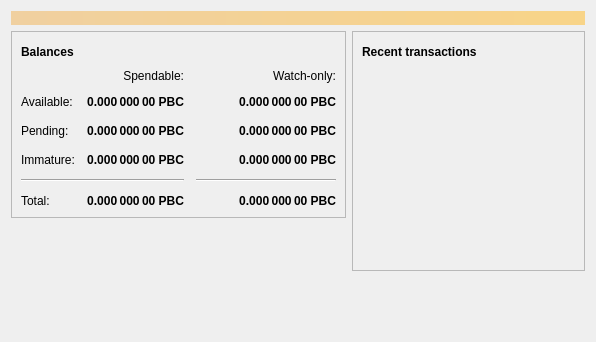
<?xml version="1.0" encoding="UTF-8"?>
<ui version="4.0">
 <class>OverviewPage</class>
 <widget class="QWidget" name="OverviewPage">
  <property name="geometry">
   <rect>
    <x>0</x>
    <y>0</y>
    <width>596</width>
    <height>342</height>
   </rect>
  </property>
  <property name="windowTitle">
   <string>Form</string>
  </property>
  <layout class="QVBoxLayout" name="topLayout">
   <item>
    <widget class="QLabel" name="labelAlerts">
     <property name="visible">
      <bool>false</bool>
     </property>
     <property name="styleSheet">
      <string notr="true">QLabel { background-color: qlineargradient(x1: 0, y1: 0, x2: 1, y2: 0, stop:0 #F0D0A0, stop:1 #F8D488); color:#000000; }</string>
     </property>
     <property name="wordWrap">
      <bool>true</bool>
     </property>
     <property name="margin">
      <number>3</number>
     </property>
     <property name="textInteractionFlags">
      <set>Qt::TextSelectableByMouse</set>
     </property>
    </widget>
   </item>
   <item>
    <layout class="QHBoxLayout" name="horizontalLayout" stretch="1,1">
     <item>
      <layout class="QVBoxLayout" name="verticalLayout_2">
       <item>
        <widget class="QFrame" name="frame">
         <property name="frameShape">
          <enum>QFrame::StyledPanel</enum>
         </property>
         <property name="frameShadow">
          <enum>QFrame::Raised</enum>
         </property>
         <layout class="QVBoxLayout" name="verticalLayout_4">
          <item>
           <layout class="QHBoxLayout" name="horizontalLayout_4">
            <item>
             <widget class="QLabel" name="label_5">
              <property name="font">
               <font>
                <weight>75</weight>
                <bold>true</bold>
               </font>
              </property>
              <property name="text">
               <string>Balances</string>
              </property>
             </widget>
            </item>
            <item>
             <widget class="QPushButton" name="labelWalletStatus">
              <property name="enabled">
               <bool>true</bool>
              </property>
              <property name="maximumSize">
               <size>
                <width>30</width>
                <height>16777215</height>
               </size>
              </property>
              <property name="toolTip">
               <string>The displayed information may be out of date. Your wallet automatically synchronizes with the Pbcchain network after a connection is established, but this process has not completed yet.</string>
              </property>
              <property name="text">
               <string/>
              </property>
              <property name="icon">
               <iconset resource="../pbcchain.qrc">
                <normaloff>:/icons/warning</normaloff>
                <disabledoff>:/icons/warning</disabledoff>:/icons/warning</iconset>
              </property>
              <property name="iconSize">
               <size>
                <width>24</width>
                <height>24</height>
               </size>
              </property>
              <property name="flat">
               <bool>true</bool>
              </property>
             </widget>
            </item>
            <item>
             <spacer name="horizontalSpacer_3">
              <property name="orientation">
               <enum>Qt::Horizontal</enum>
              </property>
              <property name="sizeHint" stdset="0">
               <size>
                <width>40</width>
                <height>20</height>
               </size>
              </property>
             </spacer>
            </item>
           </layout>
          </item>
          <item>
           <layout class="QGridLayout" name="gridLayout">
            <property name="spacing">
             <number>12</number>
            </property>
            <item row="2" column="2">
             <widget class="QLabel" name="labelWatchPending">
              <property name="font">
               <font>
                <weight>75</weight>
                <bold>true</bold>
               </font>
              </property>
              <property name="cursor">
               <cursorShape>IBeamCursor</cursorShape>
              </property>
              <property name="toolTip">
               <string>Unconfirmed transactions to watch-only addresses</string>
              </property>
              <property name="text">
               <string notr="true">0.000 000 00 PBC</string>
              </property>
              <property name="alignment">
               <set>Qt::AlignRight|Qt::AlignTrailing|Qt::AlignVCenter</set>
              </property>
              <property name="textInteractionFlags">
               <set>Qt::LinksAccessibleByMouse|Qt::TextSelectableByKeyboard|Qt::TextSelectableByMouse</set>
              </property>
             </widget>
            </item>
            <item row="2" column="1">
             <widget class="QLabel" name="labelUnconfirmed">
              <property name="font">
               <font>
                <weight>75</weight>
                <bold>true</bold>
               </font>
              </property>
              <property name="cursor">
               <cursorShape>IBeamCursor</cursorShape>
              </property>
              <property name="toolTip">
               <string>Total of transactions that have yet to be confirmed, and do not yet count toward the spendable balance</string>
              </property>
              <property name="text">
               <string notr="true">0.000 000 00 PBC</string>
              </property>
              <property name="alignment">
               <set>Qt::AlignRight|Qt::AlignTrailing|Qt::AlignVCenter</set>
              </property>
              <property name="textInteractionFlags">
               <set>Qt::LinksAccessibleByMouse|Qt::TextSelectableByKeyboard|Qt::TextSelectableByMouse</set>
              </property>
             </widget>
            </item>
            <item row="3" column="2">
             <widget class="QLabel" name="labelWatchImmature">
              <property name="font">
               <font>
                <weight>75</weight>
                <bold>true</bold>
               </font>
              </property>
              <property name="cursor">
               <cursorShape>IBeamCursor</cursorShape>
              </property>
              <property name="toolTip">
               <string>Mined balance in watch-only addresses that has not yet matured</string>
              </property>
              <property name="text">
               <string notr="true">0.000 000 00 PBC</string>
              </property>
              <property name="alignment">
               <set>Qt::AlignRight|Qt::AlignTrailing|Qt::AlignVCenter</set>
              </property>
              <property name="textInteractionFlags">
               <set>Qt::LinksAccessibleByMouse|Qt::TextSelectableByKeyboard|Qt::TextSelectableByMouse</set>
              </property>
             </widget>
            </item>
            <item row="4" column="0" colspan="2">
             <widget class="Line" name="line">
              <property name="orientation">
               <enum>Qt::Horizontal</enum>
              </property>
             </widget>
            </item>
            <item row="4" column="2">
             <widget class="Line" name="lineWatchBalance">
              <property name="sizePolicy">
               <sizepolicy hsizetype="Preferred" vsizetype="Fixed">
                <horstretch>0</horstretch>
                <verstretch>0</verstretch>
               </sizepolicy>
              </property>
              <property name="minimumSize">
               <size>
                <width>140</width>
                <height>0</height>
               </size>
              </property>
              <property name="orientation">
               <enum>Qt::Horizontal</enum>
              </property>
             </widget>
            </item>
            <item row="5" column="0">
             <widget class="QLabel" name="labelTotalText">
              <property name="text">
               <string>Total:</string>
              </property>
             </widget>
            </item>
            <item row="3" column="1">
             <widget class="QLabel" name="labelImmature">
              <property name="font">
               <font>
                <weight>75</weight>
                <bold>true</bold>
               </font>
              </property>
              <property name="cursor">
               <cursorShape>IBeamCursor</cursorShape>
              </property>
              <property name="toolTip">
               <string>Mined balance that has not yet matured</string>
              </property>
              <property name="text">
               <string notr="true">0.000 000 00 PBC</string>
              </property>
              <property name="alignment">
               <set>Qt::AlignRight|Qt::AlignTrailing|Qt::AlignVCenter</set>
              </property>
              <property name="textInteractionFlags">
               <set>Qt::LinksAccessibleByMouse|Qt::TextSelectableByKeyboard|Qt::TextSelectableByMouse</set>
              </property>
             </widget>
            </item>
            <item row="2" column="3">
             <spacer name="horizontalSpacer_2">
              <property name="orientation">
               <enum>Qt::Horizontal</enum>
              </property>
              <property name="sizeHint" stdset="0">
               <size>
                <width>40</width>
                <height>20</height>
               </size>
              </property>
             </spacer>
            </item>
            <item row="3" column="0">
             <widget class="QLabel" name="labelImmatureText">
              <property name="text">
               <string>Immature:</string>
              </property>
             </widget>
            </item>
            <item row="5" column="1">
             <widget class="QLabel" name="labelTotal">
              <property name="font">
               <font>
                <weight>75</weight>
                <bold>true</bold>
               </font>
              </property>
              <property name="cursor">
               <cursorShape>IBeamCursor</cursorShape>
              </property>
              <property name="toolTip">
               <string>Your current total balance</string>
              </property>
              <property name="text">
               <string notr="true">0.000 000 00 PBC</string>
              </property>
              <property name="alignment">
               <set>Qt::AlignRight|Qt::AlignTrailing|Qt::AlignVCenter</set>
              </property>
              <property name="textInteractionFlags">
               <set>Qt::LinksAccessibleByMouse|Qt::TextSelectableByKeyboard|Qt::TextSelectableByMouse</set>
              </property>
             </widget>
            </item>
            <item row="5" column="2">
             <widget class="QLabel" name="labelWatchTotal">
              <property name="font">
               <font>
                <weight>75</weight>
                <bold>true</bold>
               </font>
              </property>
              <property name="cursor">
               <cursorShape>IBeamCursor</cursorShape>
              </property>
              <property name="toolTip">
               <string>Current total balance in watch-only addresses</string>
              </property>
              <property name="text">
               <string notr="true">0.000 000 00 PBC</string>
              </property>
              <property name="alignment">
               <set>Qt::AlignRight|Qt::AlignTrailing|Qt::AlignVCenter</set>
              </property>
              <property name="textInteractionFlags">
               <set>Qt::LinksAccessibleByMouse|Qt::TextSelectableByKeyboard|Qt::TextSelectableByMouse</set>
              </property>
             </widget>
            </item>
            <item row="0" column="2">
             <widget class="QLabel" name="labelWatchonly">
              <property name="text">
               <string>Watch-only:</string>
              </property>
              <property name="alignment">
               <set>Qt::AlignRight|Qt::AlignTrailing|Qt::AlignVCenter</set>
              </property>
             </widget>
            </item>
            <item row="1" column="0">
             <widget class="QLabel" name="labelBalanceText">
              <property name="text">
               <string>Available:</string>
              </property>
             </widget>
            </item>
            <item row="1" column="1">
             <widget class="QLabel" name="labelBalance">
              <property name="font">
               <font>
                <weight>75</weight>
                <bold>true</bold>
               </font>
              </property>
              <property name="cursor">
               <cursorShape>IBeamCursor</cursorShape>
              </property>
              <property name="toolTip">
               <string>Your current spendable balance</string>
              </property>
              <property name="text">
               <string notr="true">0.000 000 00 PBC</string>
              </property>
              <property name="alignment">
               <set>Qt::AlignRight|Qt::AlignTrailing|Qt::AlignVCenter</set>
              </property>
              <property name="textInteractionFlags">
               <set>Qt::LinksAccessibleByMouse|Qt::TextSelectableByKeyboard|Qt::TextSelectableByMouse</set>
              </property>
             </widget>
            </item>
            <item row="1" column="2">
             <widget class="QLabel" name="labelWatchAvailable">
              <property name="font">
               <font>
                <weight>75</weight>
                <bold>true</bold>
               </font>
              </property>
              <property name="cursor">
               <cursorShape>IBeamCursor</cursorShape>
              </property>
              <property name="toolTip">
               <string>Your current balance in watch-only addresses</string>
              </property>
              <property name="text">
               <string notr="true">0.000 000 00 PBC</string>
              </property>
              <property name="alignment">
               <set>Qt::AlignRight|Qt::AlignTrailing|Qt::AlignVCenter</set>
              </property>
              <property name="textInteractionFlags">
               <set>Qt::LinksAccessibleByMouse|Qt::TextSelectableByKeyboard|Qt::TextSelectableByMouse</set>
              </property>
             </widget>
            </item>
            <item row="2" column="0">
             <widget class="QLabel" name="labelPendingText">
              <property name="text">
               <string>Pending:</string>
              </property>
             </widget>
            </item>
            <item row="0" column="1">
             <widget class="QLabel" name="labelSpendable">
              <property name="text">
               <string>Spendable:</string>
              </property>
              <property name="alignment">
               <set>Qt::AlignRight|Qt::AlignTrailing|Qt::AlignVCenter</set>
              </property>
             </widget>
            </item>
           </layout>
          </item>
         </layout>
        </widget>
       </item>
       <item>
        <spacer name="verticalSpacer">
         <property name="orientation">
          <enum>Qt::Vertical</enum>
         </property>
         <property name="sizeHint" stdset="0">
          <size>
           <width>20</width>
           <height>40</height>
          </size>
         </property>
        </spacer>
       </item>
      </layout>
     </item>
     <item>
      <layout class="QVBoxLayout" name="verticalLayout_3">
       <item>
        <widget class="QFrame" name="frame_2">
         <property name="frameShape">
          <enum>QFrame::StyledPanel</enum>
         </property>
         <property name="frameShadow">
          <enum>QFrame::Raised</enum>
         </property>
         <layout class="QVBoxLayout" name="verticalLayout">
          <item>
           <layout class="QHBoxLayout" name="horizontalLayout_2">
            <item>
             <widget class="QLabel" name="label_4">
              <property name="font">
               <font>
                <weight>75</weight>
                <bold>true</bold>
               </font>
              </property>
              <property name="text">
               <string>Recent transactions</string>
              </property>
             </widget>
            </item>
            <item>
             <widget class="QPushButton" name="labelTransactionsStatus">
              <property name="enabled">
               <bool>true</bool>
              </property>
              <property name="maximumSize">
               <size>
                <width>30</width>
                <height>16777215</height>
               </size>
              </property>
              <property name="toolTip">
               <string>The displayed information may be out of date. Your wallet automatically synchronizes with the Pbcchain network after a connection is established, but this process has not completed yet.</string>
              </property>
              <property name="text">
               <string/>
              </property>
              <property name="icon">
               <iconset resource="../pbcchain.qrc">
                <normaloff>:/icons/warning</normaloff>
                <disabledoff>:/icons/warning</disabledoff>:/icons/warning</iconset>
              </property>
              <property name="iconSize">
               <size>
                <width>24</width>
                <height>24</height>
               </size>
              </property>
              <property name="flat">
               <bool>true</bool>
              </property>
             </widget>
            </item>
            <item>
             <spacer name="horizontalSpacer">
              <property name="orientation">
               <enum>Qt::Horizontal</enum>
              </property>
              <property name="sizeHint" stdset="0">
               <size>
                <width>40</width>
                <height>20</height>
               </size>
              </property>
             </spacer>
            </item>
           </layout>
          </item>
          <item>
           <widget class="QListView" name="listTransactions">
            <property name="styleSheet">
             <string notr="true">QListView { background: transparent; }</string>
            </property>
            <property name="frameShape">
             <enum>QFrame::NoFrame</enum>
            </property>
            <property name="verticalScrollBarPolicy">
             <enum>Qt::ScrollBarAlwaysOff</enum>
            </property>
            <property name="horizontalScrollBarPolicy">
             <enum>Qt::ScrollBarAlwaysOff</enum>
            </property>
            <property name="selectionMode">
             <enum>QAbstractItemView::NoSelection</enum>
            </property>
           </widget>
          </item>
         </layout>
        </widget>
       </item>
       <item>
        <spacer name="verticalSpacer_2">
         <property name="orientation">
          <enum>Qt::Vertical</enum>
         </property>
         <property name="sizeHint" stdset="0">
          <size>
           <width>20</width>
           <height>40</height>
          </size>
         </property>
        </spacer>
       </item>
      </layout>
     </item>
    </layout>
   </item>
  </layout>
 </widget>
 <resources/>
 <connections/>
</ui>
